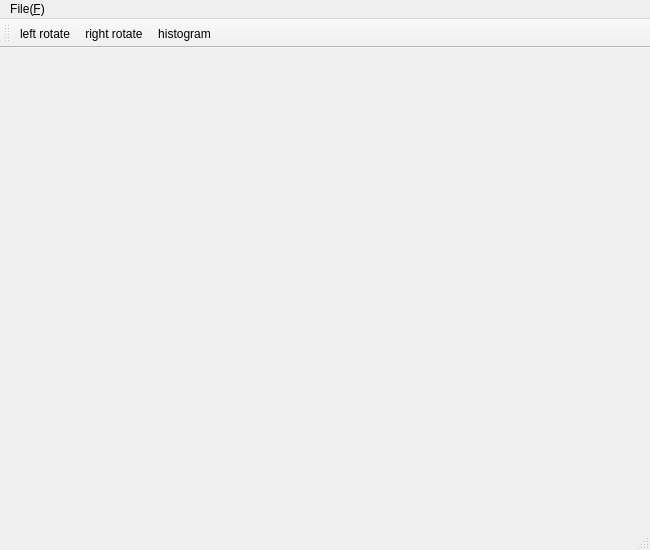
<?xml version="1.0" encoding="UTF-8"?>
<ui version="4.0">
 <class>OpencvAppClass</class>
 <widget class="QMainWindow" name="OpencvAppClass">
  <property name="geometry">
   <rect>
    <x>0</x>
    <y>0</y>
    <width>650</width>
    <height>550</height>
   </rect>
  </property>
  <property name="windowTitle">
   <string>Opencv_App</string>
  </property>
  <property name="windowIcon">
   <iconset resource="OpencvApp.qrc">
    <normaloff>:/Opencv_App/icons/main.png</normaloff>:/Opencv_App/icons/main.png</iconset>
  </property>
  <widget class="QWidget" name="centralWidget"/>
  <widget class="QMenuBar" name="menuBar">
   <property name="geometry">
    <rect>
     <x>0</x>
     <y>0</y>
     <width>650</width>
     <height>22</height>
    </rect>
   </property>
   <widget class="QMenu" name="menu_F">
    <property name="title">
     <string>File(&amp;F)</string>
    </property>
    <addaction name="actionOpen"/>
    <addaction name="actionQuit"/>
   </widget>
   <addaction name="menu_F"/>
  </widget>
  <widget class="QToolBar" name="mainToolBar">
   <attribute name="toolBarArea">
    <enum>TopToolBarArea</enum>
   </attribute>
   <attribute name="toolBarBreak">
    <bool>false</bool>
   </attribute>
   <addaction name="actionleft_rotate"/>
   <addaction name="actionright_rotate"/>
   <addaction name="actionhistogram"/>
  </widget>
  <widget class="QStatusBar" name="statusBar"/>
  <action name="actionleft_rotate">
   <property name="icon">
    <iconset resource="OpencvApp.qrc">
     <normaloff>:/Opencv_App/icons/左旋转.png</normaloff>:/Opencv_App/icons/左旋转.png</iconset>
   </property>
   <property name="text">
    <string>left rotate</string>
   </property>
  </action>
  <action name="actionright_rotate">
   <property name="icon">
    <iconset resource="OpencvApp.qrc">
     <normaloff>:/Opencv_App/icons/右旋转.png</normaloff>:/Opencv_App/icons/右旋转.png</iconset>
   </property>
   <property name="text">
    <string>right rotate</string>
   </property>
  </action>
  <action name="actionhistogram">
   <property name="icon">
    <iconset resource="OpencvApp.qrc">
     <normaloff>:/Opencv_App/icons/直方图.png</normaloff>:/Opencv_App/icons/直方图.png</iconset>
   </property>
   <property name="text">
    <string>histogram</string>
   </property>
  </action>
  <action name="actionOpen">
   <property name="text">
    <string>Open</string>
   </property>
  </action>
  <action name="actionQuit">
   <property name="text">
    <string>Quit</string>
   </property>
  </action>
  <action name="actionPrint">
   <property name="text">
    <string>Print</string>
   </property>
  </action>
 </widget>
 <layoutdefault spacing="6" margin="11"/>
 <resources>
  <include location="OpencvApp.qrc"/>
 </resources>
 <connections/>
</ui>
